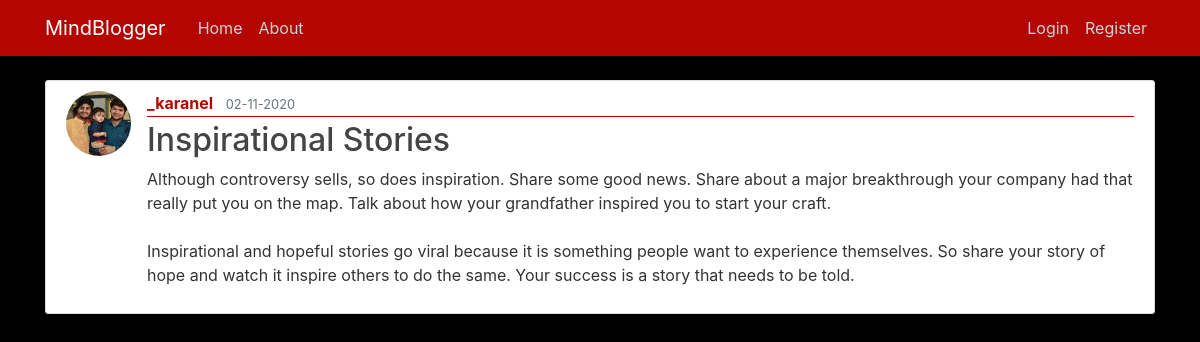
The page /post/18 on the database its author committed.
### flask_blog/models.py (models this page shows, shortened)
class User(db.Model, UserMixin):
    id = db.Column(db.Integer, primary_key=True)
    username = db.Column(db.String(20), unique=True, nullable=False)
    email = db.Column(db.String(120), unique=True, nullable=False)
    image_file = db.Column(db.String(20), nullable=False, default='default.jpg')
    password = db.Column(db.String(60), nullable=False)
    posts = db.relationship('Post', backref='author', lazy=True)

class Post(db.Model):
    id = db.Column(db.Integer, primary_key=True)
    title = db.Column(db.String(100), nullable=False)
    date_posted = db.Column(db.DateTime, nullable=False, default=datetime.utcnow)
    content = db.Column(db.Text, nullable=False)
    user_id = db.Column(db.Integer, db.ForeignKey('user.id'), nullable=False)

### flask_blog/posts/routes.py (the view)
@posts.route("/post/<int:post_id>")
def post(post_id):
    post = Post.query.get_or_404(post_id)
    return render_template('post.html', title=post.title, post=post)

### flask_blog/templates/post.html (shortened to what this page needs)
{% extends "layout.html" %}
{% block content %}
<article class="media content-section">
    <img class="rounded-circle article-img" src="{{ url_for('static', filename='profile_pics/' + post.author.image_file) }}">
    <div class="media-body">
        <div class="article-metadata">
            <a class="mr-2" href="{{ url_for('users.user_posts', username=post.author.username) }}">{{ post.author.username }}</a>
            <small class="text-muted">{{ post.date_posted.strftime('%d-%m-%Y') }}</small>
        </div>
        <h2 class="article-title">{{ post.title }}</h2>
        <p class="article-content">{{ post.content }}</p>
    </div>
</article>
{% endblock content %}

### flask_blog/static/main.css (style rules this page uses)
body { background: #000; color: #333333; margin-top: 5rem; }
h1, h2, h3, h4, h5, h6 { color: #444444; }
.content-section { background: #ffffff; padding: 10px 20px; border: 1px solid #dddddd; border-radius: 3px; margin-bottom: 20px; }
.article-title { color: #444444; }
.article-content { white-space: pre-line; }
.article-img { height: 65px; width: 65px; margin-right: 16px; }
.article-metadata { padding-bottom: 1px; margin-bottom: 4px; border-bottom: 1px solid #b30600; }
.article-metadata a { color: #b30600; font-weight: bold; }

### rows shown on the page
User: image_file (picture), author.username "_karanel"
Post: date_posted "02-11-2020", title "Inspirational Stories", content "Although controversy sells, so does inspiration. Share some good news. Share about a major breakthrough your company had that really put you on the map. Talk about how your grandfather inspired you to start your craft. Inspirational and hopeful stories go viral because it is something people want to experience themselves. So share your story of hope and watch it inspire others to do the same. Your success is a story that needs to be told."
